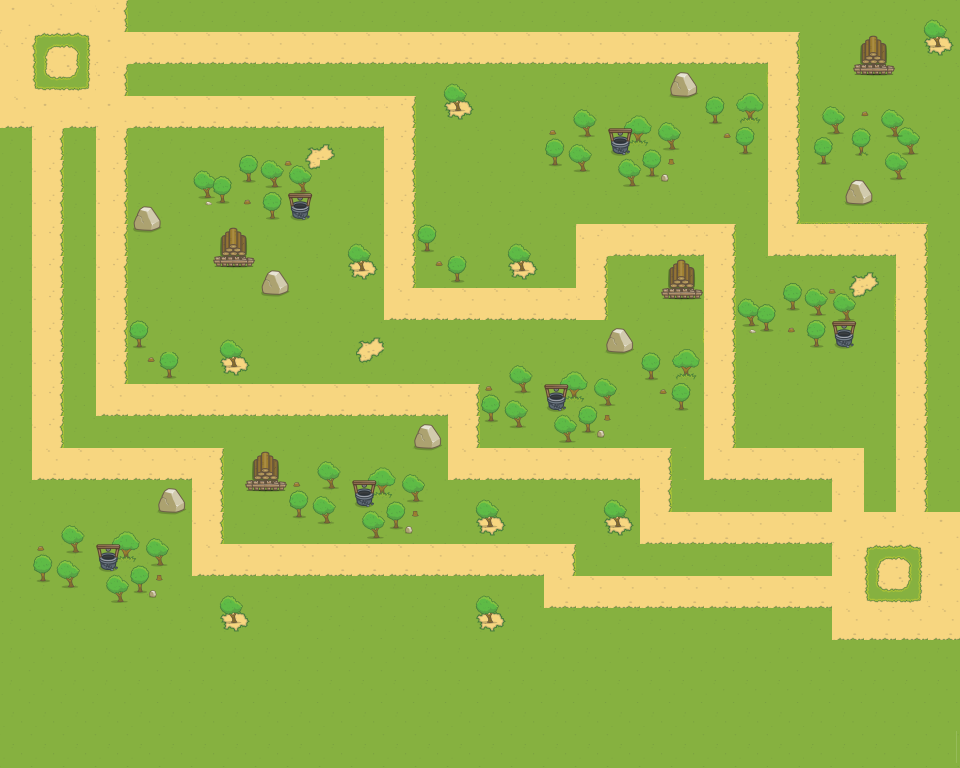

Tiled map render using the project's own tile images. Description and the whole map definition, tile-layer contents included, below:
An orthogonal 30x24 tile map with 32x32 px tiles, 1 tile layer (Tile Layer 1).

<map version="1.8" tiledversion="1.8.2" orientation="orthogonal" renderorder="left-down" width="30" height="24" tilewidth="32" tileheight="32" infinite="0" nextlayerid="4" nextobjectid="1">
 <tileset firstgid="1" source="map.tsx" />
 <layer id="1" name="Tile Layer 1" width="30" height="24">
  <data encoding="csv">
1,2,3,382,31,31,31,31,31,31,31,31,31,31,31,31,31,31,31,31,31,31,31,31,31,31,31,31,279,280,
25,26,27,1,359,359,359,359,359,359,359,359,359,359,359,359,359,359,359,359,359,359,359,359,382,31,43,44,303,304,
49,50,51,382,31,31,31,31,31,31,31,31,31,279,280,31,31,248,249,250,251,252,253,254,382,31,67,68,31,31,
359,1,359,1,359,359,359,359,359,359,359,359,382,303,304,31,31,272,273,274,275,276,277,278,382,268,269,270,271,31,
31,382,31,382,31,56,126,127,128,129,130,31,382,325,31,31,31,296,297,298,299,300,301,302,382,292,293,294,295,31,
31,382,31,382,31,56,150,151,152,153,420,31,382,31,31,31,31,320,321,322,323,324,325,326,382,316,317,318,319,31,
31,382,31,382,107,108,174,175,176,177,420,31,382,253,249,249,256,31,31,31,31,31,31,31,382,340,341,342,343,31,
31,382,31,382,131,132,43,44,56,420,279,280,382,277,249,279,280,31,25,359,359,359,382,256,359,359,359,359,382,412,
31,382,31,382,31,31,67,68,107,108,303,304,382,301,302,303,304,31,382,414,43,44,382,126,127,128,129,130,382,412,
31,382,31,382,253,249,249,256,131,132,103,103,359,359,359,359,359,359,382,390,67,68,382,150,151,152,153,154,382,31,
31,382,31,382,277,249,279,280,31,31,33,34,421,421,421,248,249,250,251,252,253,254,382,174,175,176,177,249,382,31,
31,382,31,382,301,302,303,304,31,31,57,58,421,421,421,272,273,274,275,276,277,278,382,249,249,249,249,249,382,31,
31,382,31,359,359,359,359,359,359,359,359,359,359,359,382,296,297,298,299,300,301,302,382,249,249,390,102,421,382,31,
31,382,31,31,31,31,31,31,31,248,249,250,251,252,382,320,321,322,323,324,325,326,382,414,414,414,126,445,382,104,
31,359,359,359,359,359,382,43,44,272,273,274,275,276,359,359,359,359,359,359,382,326,359,359,359,359,25,102,382,104,
31,248,249,250,251,252,382,67,68,296,297,298,299,300,279,280,31,31,279,280,382,326,102,103,104,31,25,102,382,104,
31,272,273,274,275,276,382,31,31,320,321,322,323,324,303,304,31,31,303,304,359,359,359,359,359,359,1,2,3,1,
31,296,297,298,299,300,359,359,359,359,359,359,359,359,359,359,359,382,31,31,31,31,31,31,31,31,25,26,27,1,
31,320,321,322,323,324,279,280,31,418,419,420,421,422,279,280,422,359,359,359,359,359,359,359,359,359,49,50,51,1,
31,31,31,31,31,31,303,304,31,442,443,444,445,446,303,304,422,31,31,31,31,31,31,31,31,31,359,359,359,359,
418,419,420,421,418,418,418,418,418,418,418,418,418,418,418,418,418,418,418,418,418,418,418,418,418,418,419,420,421,422,
418,419,420,421,442,442,442,442,442,442,442,442,442,442,442,442,442,442,442,442,442,442,442,442,442,442,443,444,445,446,
409,409,409,409,409,409,409,409,409,409,409,409,409,409,409,409,409,409,409,409,409,409,409,409,410,411,412,413,414,415,
433,433,433,433,433,433,433,433,433,433,433,433,433,433,433,433,433,433,433,433,433,433,433,433,434,435,436,437,438,439
</data>
 </layer>
</map>
